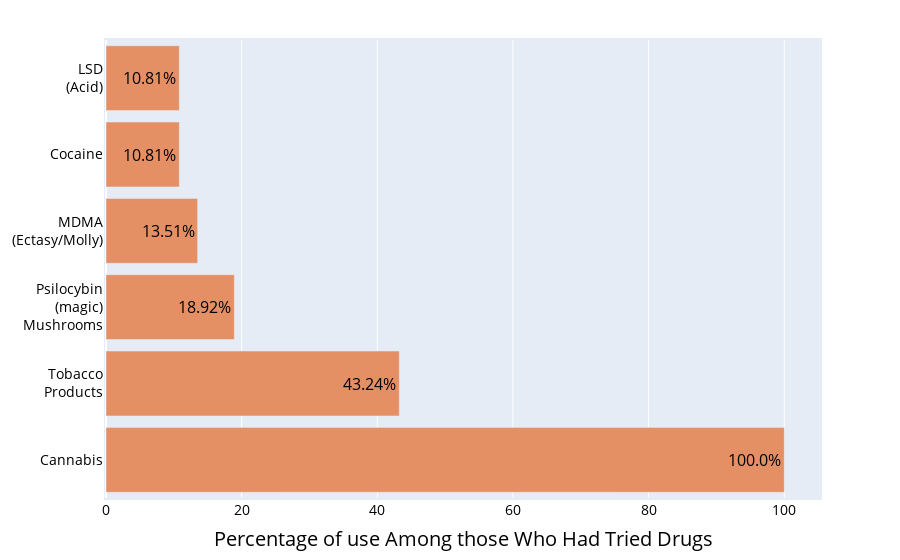

Source (notebook cell):
### Markdown cell above
# Slide 7 - Did you try drugs? If so, which ones?

### Code cell
top_labels = ['Cannabis', 'Tobacco<br>Products', 'Psilocybin<br>(magic)<br>Mushrooms', 'MDMA<br>(Ectasy/Molly)', 'Cocaine', 'LSD<br>(Acid)']
colors = ['rgb(217,96,37)', 'rgb(222,111,57)', 'rgb(229,143,101)', 'rgb(236,175,145)', 'rgb(236,175,145)']

values = [100.00, 43.24, 18.92, 13.51, 10.81, 10.81]

fig = go.Figure(data=[go.Bar(x=values, 
                             y=top_labels, 
                             text=values, 
                             marker_color='rgb(229,143,101)',
                             textfont_color='#000000',
                             orientation='h',
                             textfont_size=16
                             )])
fig.update_layout(
    yaxis=dict(
        #categoryorder='total ascending', 
        color='#000000',
        titlefont_size=20,
        tickfont_size=14
    ), 
    xaxis=dict(
        title='Percentage of use Among those Who Had Tried Drugs',
        color='#000000',
        titlefont_size=20,
        tickfont_size=14
    ),
    bargap=0.15, 
    margin=dict(l=80, r=80, t=40, b=40, pad=2))
fig.update_traces(texttemplate='%{text}%', textposition='auto')
iplot(fig)
fig.write_image("presentationImages/SOCIAL_S7_TryDrugs_MonoColors.png", width=800, height=800)

### Figure 1 — Plotly figure (JSON) as saved in the notebook; plotly's stock layout.template omitted (floating-point values rounded to 4 significant figures)
{"data": [{"marker": {"color": "rgb(229,143,101)"}, "orientation": "h", "text": ["100.0", "43.24", "18.92", "13.51", "10.81", "10.81"], "textfont": {"color": "#000000", "size": 16}, "textposition": "auto", "texttemplate": "%{text}%", "type": "bar", "x": [100, 43.24, 18.92, 13.51, 10.81, 10.81], "y": ["Cannabis", "Tobacco<br>Products", "Psilocybin<br>(magic)<br>Mushrooms", "MDMA<br>(Ectasy/Molly)", "Cocaine", "LSD<br>(Acid)"]}], "layout": {"bargap": 0.15, "margin": {"b": 40, "l": 80, "pad": 2, "r": 80, "t": 40}, "xaxis": {"color": "#000000", "tickfont": {"size": 14}, "title": {"font": {"size": 20}, "text": "Percentage of use Among those Who Had Tried Drugs"}}, "yaxis": {"color": "#000000", "tickfont": {"size": 14}, "title": {"font": {"size": 20}}}}}
